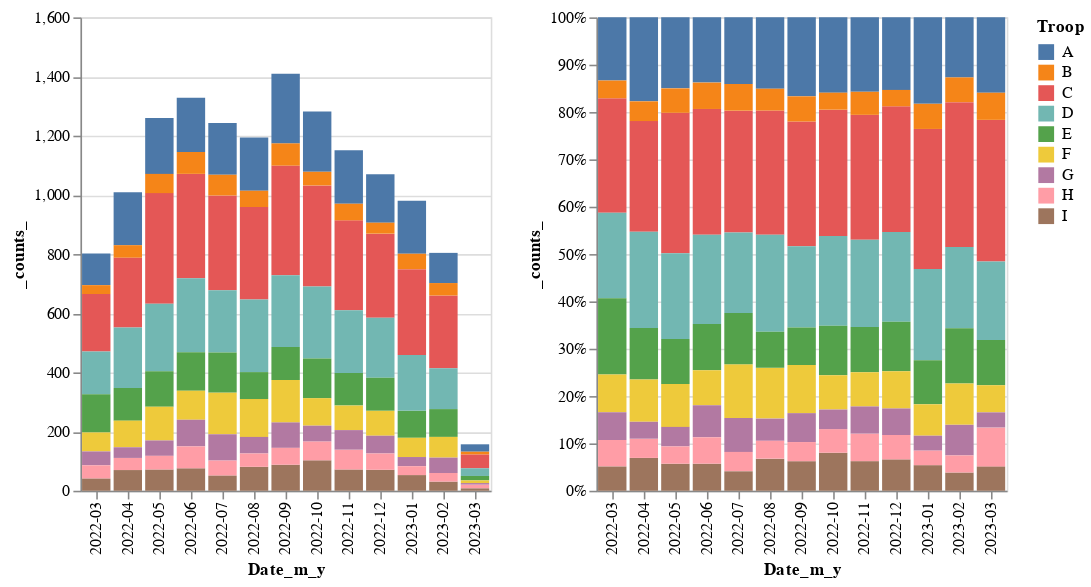

Write notebook code for a chart like this one.
### Code cell
ce.chart_me(df, 'Date', 'Troop') # need to add tooltips

### Figure 1 — Vega-Lite specification as saved in the notebook (floating-point values rounded to 4 significant figures)
{"config": {"view": {"continuousWidth": 400, "continuousHeight": 300}}, "hconcat": [{"mark": "bar", "encoding": {"color": {"field": "Troop", "type": "nominal"}, "x": {"field": "Date_m_y", "type": "ordinal"}, "y": {"field": "_counts_", "type": "quantitative"}}}, {"mark": "bar", "encoding": {"color": {"field": "Troop", "type": "nominal"}, "x": {"field": "Date_m_y", "type": "ordinal"}, "y": {"field": "_counts_", "stack": "normalize", "type": "quantitative"}}}], "data": {"name": "data-88e5e8589419aab41014520c28a28eda"}, "$schema": "https://vega.github.io/schema/vega-lite/v4.17.0.json", "datasets": {"data-88e5e8589419aab41014520c28a28eda": [{"Date_m_y": "2022-05", "Troop": "C", "measures": "sum", "_counts_": 374}, {"Date_m_y": "2022-09", "Troop": "C", "measures": "sum", "_counts_": 371}, {"Date_m_y": "2022-06", "Troop": "C", "measures": "sum", "_counts_": 353}, {"Date_m_y": "2022-10", "Troop": "C", "measures": "sum", "_counts_": 342}, {"Date_m_y": "2022-07", "Troop": "C", "measures": "sum", "_counts_": 320}, {"Date_m_y": "2022-08", "Troop": "C", "measures": "sum", "_counts_": 313}, {"Date_m_y": "2022-11", "Troop": "C", "measures": "sum", "_counts_": 304}, {"Date_m_y": "2023-01", "Troop": "C", "measures": "sum", "_counts_": 290}, {"Date_m_y": "2022-12", "Troop": "C", "measures": "sum", "_counts_": 284}, {"Date_m_y": "2022-06", "Troop": "D", "measures": "sum", "_counts_": 250}, {"Date_m_y": "2023-02", "Troop": "C", "measures": "sum", "_counts_": 246}, {"Date_m_y": "2022-08", "Troop": "D", "measures": "sum", "_counts_": 245}, {"Date_m_y": "2022-10", "Troop": "D", "measures": "sum", "_counts_": 243}, {"Date_m_y": "2022-09", "Troop": "D", "measures": "sum", "_counts_": 242}, {"Date_m_y": "2022-04", "Troop": "C", "measures": "sum", "_counts_": 236}, {"Date_m_y": "2022-09", "Troop": "A", "measures": "sum", "_counts_": 235}, {"Date_m_y": "2022-05", "Troop": "D", "measures": "sum", "_counts_": 228}, {"Date_m_y": "2022-11", "Troop": "D", "measures": "sum", "_counts_": 212}, {"Date_m_y": "2022-07", "Troop": "D", "measures": "sum", "_counts_": 211}, {"Date_m_y": "2022-04", "Troop": "D", "measures": "sum", "_counts_": 205}, {"Date_m_y": "2022-10", "Troop": "A", "measures": "sum", "_counts_": 204}, {"Date_m_y": "2022-12", "Troop": "D", "measures": "sum", "_counts_": 203}, {"Date_m_y": "2022-03", "Troop": "C", "measures": "sum", "_counts_": 194}, {"Date_m_y": "2022-05", "Troop": "A", "measures": "sum", "_counts_": 189}, {"Date_m_y": "2023-01", "Troop": "D", "measures": "sum", "_counts_": 189}, {"Date_m_y": "2022-06", "Troop": "A", "measures": "sum", "_counts_": 183}, {"Date_m_y": "2022-11", "Troop": "A", "measures": "sum", "_counts_": 181}, {"Date_m_y": "2022-08", "Troop": "A", "measures": "sum", "_counts_": 180}, {"Date_m_y": "2022-04", "Troop": "A", "measures": "sum", "_counts_": 179}, {"Date_m_y": "2023-01", "Troop": "A", "measures": "sum", "_counts_": 179}, {"Date_m_y": "2022-07", "Troop": "A", "measures": "sum", "_counts_": 175}, {"Date_m_y": "2022-12", "Troop": "A", "measures": "sum", "_counts_": 164}, {"Date_m_y": "2022-03", "Troop": "D", "measures": "sum", "_counts_": 145}, {"Date_m_y": "2022-09", "Troop": "F", "measures": "sum", "_counts_": 143}, {"Date_m_y": "2022-07", "Troop": "F", "measures": "sum", "_counts_": 141}, {"Date_m_y": "2023-02", "Troop": "D", "measures": "sum", "_counts_": 138}, {"Date_m_y": "2022-07", "Troop": "E", "measures": "sum", "_counts_": 135}, {"Date_m_y": "2022-10", "Troop": "E", "measures": "sum", "_counts_": 134}, {"Date_m_y": "2022-06", "Troop": "E", "measures": "sum", "_counts_": 130}, {"Date_m_y": "2022-03", "Troop": "E", "measures": "sum", "_counts_": 129}, {"Date_m_y": "2022-08", "Troop": "F", "measures": "sum", "_counts_": 128}, {"Date_m_y": "2022-05", "Troop": "E", "measures": "sum", "_counts_": 120}, {"Date_m_y": "2022-05", "Troop": "F", "measures": "sum", "_counts_": 114}, {"Date_m_y": "2022-12", "Troop": "E", "measures": "sum", "_counts_": 112}, {"Date_m_y": "2022-09", "Troop": "E", "measures": "sum", "_counts_": 112}, {"Date_m_y": "2022-11", "Troop": "E", "measures": "sum", "_counts_": 110}, {"Date_m_y": "2022-04", "Troop": "E", "measures": "sum", "_counts_": 110}, {"Date_m_y": "2022-03", "Troop": "A", "measures": "sum", "_counts_": 107}, {"Date_m_y": "2022-10", "Troop": "I", "measures": "sum", "_counts_": 103}, {"Date_m_y": "2023-02", "Troop": "A", "measures": "sum", "_counts_": 102}, {"Date_m_y": "2022-06", "Troop": "F", "measures": "sum", "_counts_": 98}, {"Date_m_y": "2023-02", "Troop": "E", "measures": "sum", "_counts_": 94}, {"Date_m_y": "2022-10", "Troop": "F", "measures": "sum", "_counts_": 93}, {"Date_m_y": "2022-08", "Troop": "E", "measures": "sum", "_counts_": 91}, {"Date_m_y": "2023-01", "Troop": "E", "measures": "sum", "_counts_": 91}, {"Date_m_y": "2022-06", "Troop": "G", "measures": "sum", "_counts_": 90}, {"Date_m_y": "2022-04", "Troop": "F", "measures": "sum", "_counts_": 90}, {"Date_m_y": "2022-07", "Troop": "G", "measures": "sum", "_counts_": 89}, {"Date_m_y": "2022-09", "Troop": "I", "measures": "sum", "_counts_": 88}, {"Date_m_y": "2022-09", "Troop": "G", "measures": "sum", "_counts_": 86}, {"Date_m_y": "2022-12", "Troop": "F", "measures": "sum", "_counts_": 84}, {"Date_m_y": "2022-11", "Troop": "F", "measures": "sum", "_counts_": 83}, {"Date_m_y": "2022-08", "Troop": "I", "measures": "sum", "_counts_": 81}, {"Date_m_y": "2022-06", "Troop": "I", "measures": "sum", "_counts_": 76}, {"Date_m_y": "2022-09", "Troop": "B", "measures": "sum", "_counts_": 75}, {"Date_m_y": "2022-06", "Troop": "B", "measures": "sum", "_counts_": 74}, {"Date_m_y": "2022-06", "Troop": "H", "measures": "sum", "_counts_": 74}, {"Date_m_y": "2022-05", "Troop": "I", "measures": "sum", "_counts_": 72}, {"Date_m_y": "2022-11", "Troop": "I", "measures": "sum", "_counts_": 72}, {"Date_m_y": "2022-12", "Troop": "I", "measures": "sum", "_counts_": 71}, {"Date_m_y": "2022-04", "Troop": "I", "measures": "sum", "_counts_": 70}, {"Date_m_y": "2023-02", "Troop": "F", "measures": "sum", "_counts_": 70}, {"Date_m_y": "2022-07", "Troop": "B", "measures": "sum", "_counts_": 70}, {"Date_m_y": "2022-11", "Troop": "H", "measures": "sum", "_counts_": 67}, {"Date_m_y": "2022-11", "Troop": "G", "measures": "sum", "_counts_": 66}, {"Date_m_y": "2023-01", "Troop": "F", "measures": "sum", "_counts_": 65}, {"Date_m_y": "2022-05", "Troop": "B", "measures": "sum", "_counts_": 65}, {"Date_m_y": "2022-10", "Troop": "H", "measures": "sum", "_counts_": 64}, {"Date_m_y": "2022-03", "Troop": "F", "measures": "sum", "_counts_": 64}, {"Date_m_y": "2022-12", "Troop": "G", "measures": "sum", "_counts_": 60}, {"Date_m_y": "2022-09", "Troop": "H", "measures": "sum", "_counts_": 57}, {"Date_m_y": "2022-11", "Troop": "B", "measures": "sum", "_counts_": 56}, {"Date_m_y": "2022-08", "Troop": "G", "measures": "sum", "_counts_": 56}, {"Date_m_y": "2022-12", "Troop": "H", "measures": "sum", "_counts_": 55}, {"Date_m_y": "2022-08", "Troop": "B", "measures": "sum", "_counts_": 55}, {"Date_m_y": "2022-10", "Troop": "G", "measures": "sum", "_counts_": 53}, {"Date_m_y": "2023-01", "Troop": "I", "measures": "sum", "_counts_": 53}, {"Date_m_y": "2023-01", "Troop": "B", "measures": "sum", "_counts_": 52}, {"Date_m_y": "2022-05", "Troop": "G", "measures": "sum", "_counts_": 52}, {"Date_m_y": "2023-02", "Troop": "G", "measures": "sum", "_counts_": 52}, {"Date_m_y": "2022-07", "Troop": "H", "measures": "sum", "_counts_": 51}, {"Date_m_y": "2022-07", "Troop": "I", "measures": "sum", "_counts_": 51}, {"Date_m_y": "2023-03", "Troop": "C", "measures": "sum", "_counts_": 47}, {"Date_m_y": "2022-03", "Troop": "G", "measures": "sum", "_counts_": 47}, {"Date_m_y": "2022-05", "Troop": "H", "measures": "sum", "_counts_": 46}, {"Date_m_y": "2022-10", "Troop": "B", "measures": "sum", "_counts_": 46}, {"Date_m_y": "2022-03", "Troop": "H", "measures": "sum", "_counts_": 45}, {"Date_m_y": "2022-08", "Troop": "H", "measures": "sum", "_counts_": 45}, {"Date_m_y": "2022-04", "Troop": "B", "measures": "sum", "_counts_": 42}, {"Date_m_y": "2023-02", "Troop": "B", "measures": "sum", "_counts_": 42}, {"Date_m_y": "2022-04", "Troop": "H", "measures": "sum", "_counts_": 41}, {"Date_m_y": "2022-03", "Troop": "I", "measures": "sum", "_counts_": 41}, {"Date_m_y": "2022-12", "Troop": "B", "measures": "sum", "_counts_": 37}, {"Date_m_y": "2022-04", "Troop": "G", "measures": "sum", "_counts_": 36}, {"Date_m_y": "2023-01", "Troop": "G", "measures": "sum", "_counts_": 31}, {"Date_m_y": "2023-02", "Troop": "I", "measures": "sum", "_counts_": 31}, {"Date_m_y": "2023-01", "Troop": "H", "measures": "sum", "_counts_": 30}, {"Date_m_y": "2022-03", "Troop": "B", "measures": "sum", "_counts_": 30}, {"Date_m_y": "2023-02", "Troop": "H", "measures": "sum", "_counts_": 29}, {"Date_m_y": "2023-03", "Troop": "D", "measures": "sum", "_counts_": 26}, {"Date_m_y": "2023-03", "Troop": "A", "measures": "sum", "_counts_": 25}, {"Date_m_y": "2023-03", "Troop": "E", "measures": "sum", "_counts_": 15}, {"Date_m_y": "2023-03", "Troop": "H", "measures": "sum", "_counts_": 13}, {"Date_m_y": "2023-03", "Troop": "B", "measures": "sum", "_counts_": 9}, {"Date_m_y": "2023-03", "Troop": "F", "measures": "sum", "_counts_": 9}, {"Date_m_y": "2023-03", "Troop": "I", "measures": "sum", "_counts_": 8}, {"Date_m_y": "2023-03", "Troop": "G", "measures": "sum", "_counts_": 5}]}}
